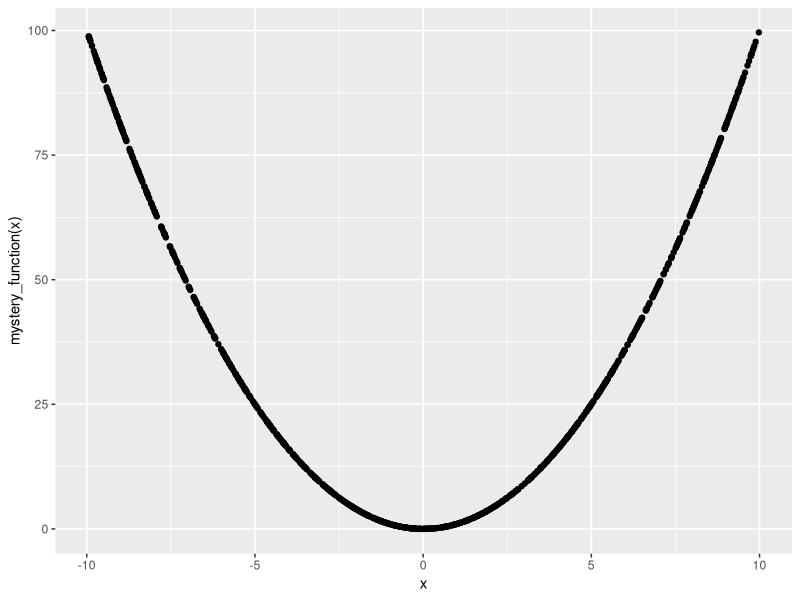

Recreate this plot in R.
## ---- chunk 1
library(tidyverse)
mystery_function <- \(x) x**2
## ---- chunk 2
#| lst-label: lst-first
#| lst-cap: greeting
print("Good Morning! 🤗")
## ---- chunk 3
table_1 <- tibble(
  x = runif(n = 1000, min = -10, max = 10),
  y = mystery_function(x)
)
table_1
## ---- chunk 4
qplot(x = table_1$x, y = table_1$y) +
  labs(x = "x", y = "mystery_function(x)")
